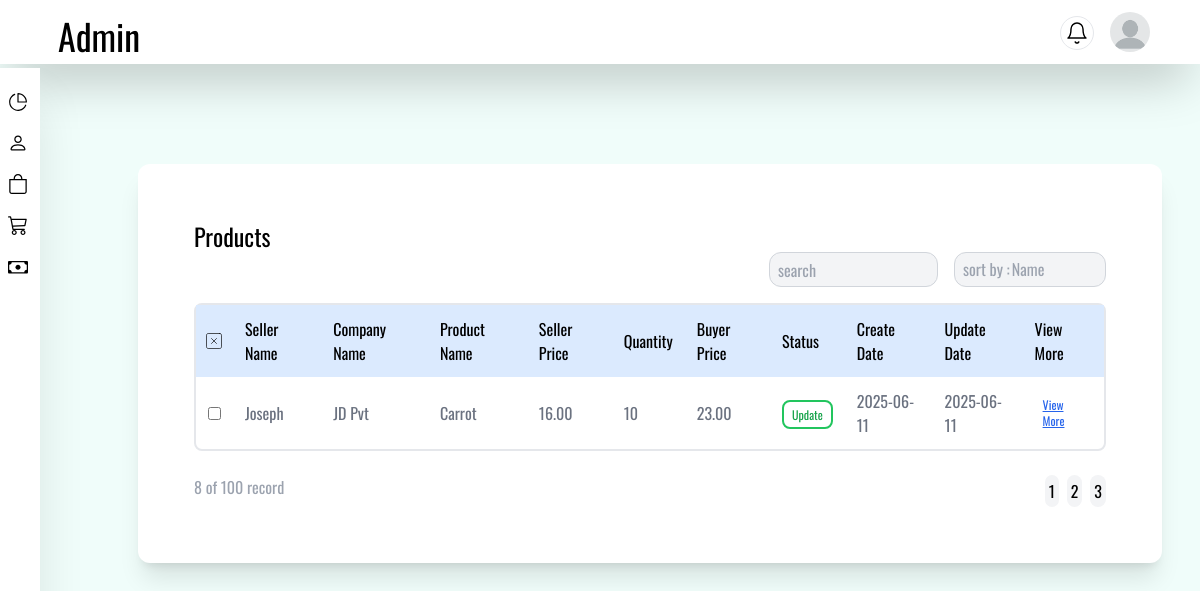
Page /admin/product (signed in) on the committed database.
### admin/models.py (models this page shows, shortened)
class Product(db.Model):
    __tablename__ = "products"
    product_id = db.Column(UUID(as_uuid=True), primary_key=True, default=uuid.uuid4)
    seller_id = db.Column(UUID(as_uuid=True), db.ForeignKey('seller_info.seller_id'))
    product_name = db.Column(db.String(255), nullable=False)
    product_description = db.Column(db.Text)
    product_price = db.Column(db.Numeric(10, 2), nullable=False)
    category_id = db.Column(UUID(as_uuid=True), db.ForeignKey('categories.category_id'))
    product_quantity = db.Column(db.Integer, default=0)
    product_images = db.Column(db.Text)
    created_date = db.Column(db.DateTime, default=db.func.current_timestamp())
    updated_date = db.Column(db.DateTime, default=db.func.current_timestamp(), onupdate=db.func.current_timestamp())
    deleted_date = db.Column(db.DateTime, nullable=True)
    approved_status = db.Column(db.String(50),nullable=False,default='pending')
    seller = db.relationship('Seller',backref=db.backref('product',lazy=True,cascade='all, delete-orphan'))
    category = db.relationship('Category', backref=db.backref('products', lazy=True,cascade='all, delete-orphan'))
    admin_id = db.Column(UUID(as_uuid=True),db.ForeignKey('admin_info.admin_id'))

class Seller(db.Model,UserMixin):
    __tablename__ = "seller_info"
    seller_id = db.Column(UUID(as_uuid=True),primary_key=True,default=uuid.uuid4)
    seller_name = db.Column(db.String(100),nullable=False)
    email_id = db.Column(db.String(250),nullable=False,unique=True)
    email_verification = db.Column(db.Boolean,default=False)
    mobile_number = db.Column(db.String(100),nullable=False,unique=True)
    password = db.Column(db.String(200),nullable=False)
    company_name = db.Column(db.String(200),nullable=False)
    street = db.Column(db.Text,nullable=False)
    city = db.Column(db.String(100),nullable=False)
    state = db.Column(db.String(100),nullable=False)
    postal_code = db.Column(db.String(20),nullable=False)
    country = db.Column(db.String(100),nullable=False)
    document_copy = db.Column(db.Text,nullable=False)  # Photo Document
    company_description = db.Column(db.Text)
    created_date = db.Column(db.DateTime, default=db.func.current_timestamp())
    updated_date = db.Column(db.DateTime, default=db.func.current_timestamp(), onupdate=db.func.current_timestamp())
    approved_status = db.Column(db.String(50),nullable=False,default='pending')   # Approved or Reject
    admin_id = db.Column(UUID(as_uuid=True),db.ForeignKey('admin_info.admin_id'))
    deleted_date = db.Column(db.DateTime, nullable=True)

class BuyerPriceList(db.Model):
    __tablename__ = 'buyer_price'
    id = db.Column(UUID(as_uuid=True),primary_key=True,default=uuid.uuid4)
    product_id = db.Column(UUID(as_uuid=True),db.ForeignKey('products.product_id'))
    category_id = db.Column(UUID(as_uuid=True),db.ForeignKey('categories.category_id'))
    product_name = db.Column(db.String(255))
    category_name = db.Column(db.String(255))
    price = db.Column(db.Numeric(10, 2), nullable=False)
    created_date = db.Column(db.DateTime, default=db.func.current_timestamp())
    updated_date = db.Column(db.DateTime, default=db.func.current_timestamp(), onupdate=db.func.current_timestamp())
    deleted_date = db.Column(db.DateTime, nullable=True)
    admin_id = db.Column(UUID(as_uuid=True),db.ForeignKey('admin_info.admin_id'))
    product =db.relationship('Product',backref=db.backref('cart_price',lazy=True,cascade="all,delete-orphan"))

### admin/admins/routes.py (the view)
@admin.route('/admin/product')
@login_required
def adminsite_product():
    if isinstance(current_user,Seller):
        return redirect(url_for('seller.home'))
    sellerid = request.args.get('sellerid')
    if sellerid:
        productrequest = Product.query.filter_by(seller_id=uuid.UUID(sellerid))
    else:
        productrequest = Product.query.all()
    return render_template("admin/adminproduct.html",requests=productrequest)

### admin/models.py (called while the page is built)
@login_manager.user_loader
def load_user(id):
    user_id = uuid.UUID(id)
    admin = Admin.query.get(user_id)
    if admin:
        return admin
    seller =  Seller.query.get(user_id)
    if seller:
        return seller
    return User.query.get(user_id)

### admin/templates/admin/adminproduct.html (shortened to what this page needs)
{% extends 'admin/adminbase.html' %}
{% block body %}
<section class="flex justify-center">
    <div class="container">
        <div class="w-full p-14 bg-white rounded-xl shadow-xl">
            <h1 class="text-2xl">Products</h1>
            <div class="flex justify-end space-x-4">
                <input type="search" placeholder="search" class="p-1 px-2 border border-gray-300 bg-gray-100 rounded-xl">
                <section class="w-1/6 flex bg-gray-100 border border-gray-300 rounded-xl text-gray-400 p-1 px-2">sort by :
                    <option>Name</option>
                </section>
            </div>
            <div class="border-2 rounded-lg mt-4">
                <table class="w-full">
                    <thead class="bg-blue-100 capitalize">
                        <tr>
                            <td class="p-2">
                            </td>
                            <td class="p-3">seller name</td>
                            <td class="p-3">company name</td>
                            <td class="p-3">product name</td>
                            <td class="p-3">seller price</td>
                            <td class="p-3">quantity</td>
                            <td class="p-3">buyer price</td>
                            <td class="p-3">status</td>
                            <td class="p-3">create date</td>
                            <td class="p-3">update date</td>
                            <td class="p-3">view more</td>
                        </tr>
                    </thead>
                    <tbody class="capitalize divide-y-2 text-gray-500">
                        {% for request in requests %}
                        <tr class="">
                            <td class="p-2">
                                <input class="mx-1" type="checkbox">
                            </td>
                            <td class="p-3">{{request.seller.seller_name}}</td>
                            <td class="p-3">{{request.seller.company_name}}</td>
                            <td class="p-3">{{request.product_name}}</td>
                            <td class="p-3">{{request.product_price}}</td>
                            <td class="p-3">{{request.product_quantity}}</td>
                            <td class="p-3">{{request.cart_price[0].price if request.cart_price else 0}}</td>
                            <td class="p-3">
                                <span class="text-xs p-1 px-2 border-2 {{ 'text-yellow-600 border-yellow-500' if request.approved_status=='pending' else 'text-red-600 border-red-500' if request.approved_status=='reject' else 'text-green-600 border-green-500'}} rounded-lg">
                                    {{request.approved_status}}</span>
                            </td>
                            <td class="p-3">{{request.created_date.strftime('%Y-%m-%d')}}</td>
                            <td class="p-3">{{request.updated_date.strftime('%Y-%m-%d')}}</td>
                            <td class="p-3">
                                <a id="editbutton" href="{{url_for('admins.requestform',request_id=request.product_id)}}" class="underline rounded-md  text-blue-600 p-2 flex justify-between items-center">
                                    <span class="text-xs"> view more</span>
                                </a>
                            </td>
                        </tr>
                        {% endfor %}
                    </tbody>
                </table>
            </div>
            <div class="flex justify-between mt-6">
                <div>
                    <span class="text-gray-400">8 of 100 record </span>
                </div>
                <div class="flex space-x-2">
                    <p class="bg-gray-100 rounded-xl p-1">1</p>
                    <p class="bg-gray-100 rounded-xl p-1">2</p>
                    <p class="bg-gray-100 rounded-xl p-1">3</p>
                </div>
            </div>
        </div>
    </div>
</section>
{% endblock %}

### admin/templates/admin/adminbase.html (style rules this page uses)
.oswald { font-family: "Oswald", sans-serif; font-optical-sizing: auto; font-weight: 400; font-style: normal; }

### rows in the picture
Product: seller.seller_name "Joseph", seller.company_name "JD Pvt", product_name "Carrot", product_price "16.00", product_quantity "10", price "23.00", approved_status "Update", created_date "2025-06-11", updated_date "2025-06-11"
